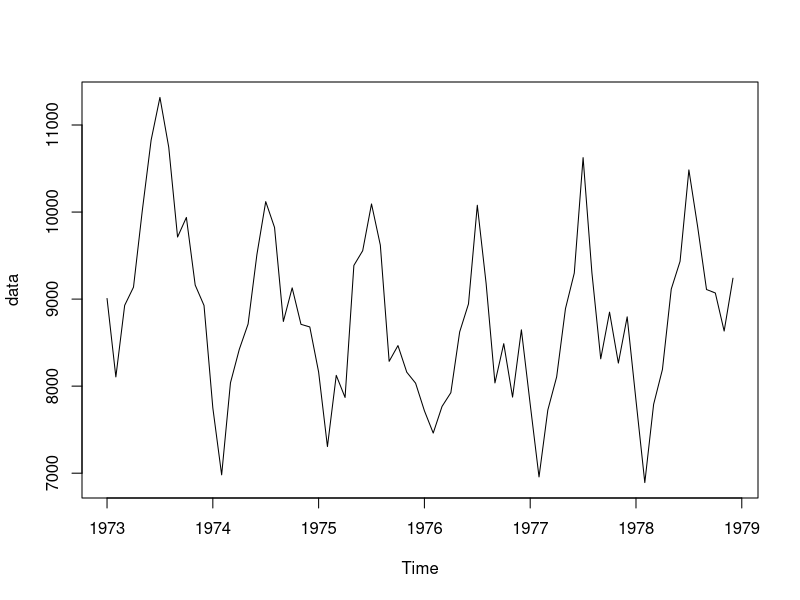
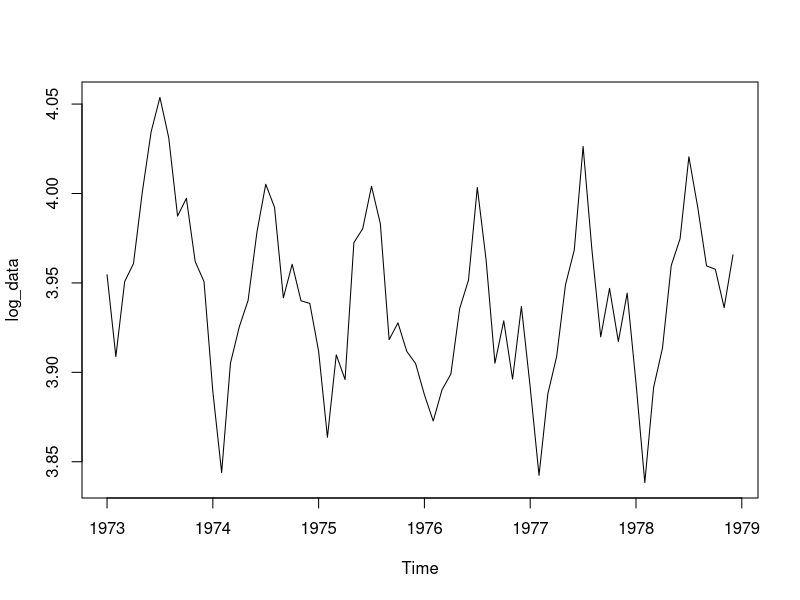
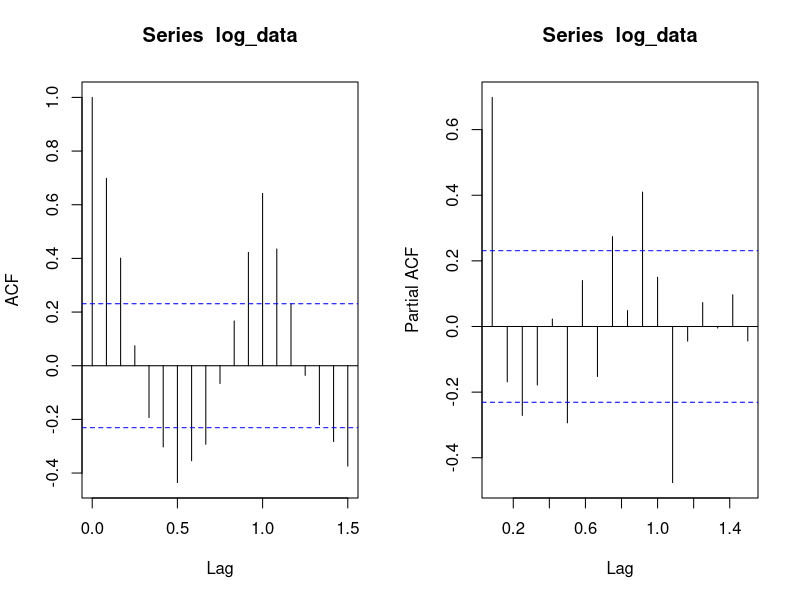
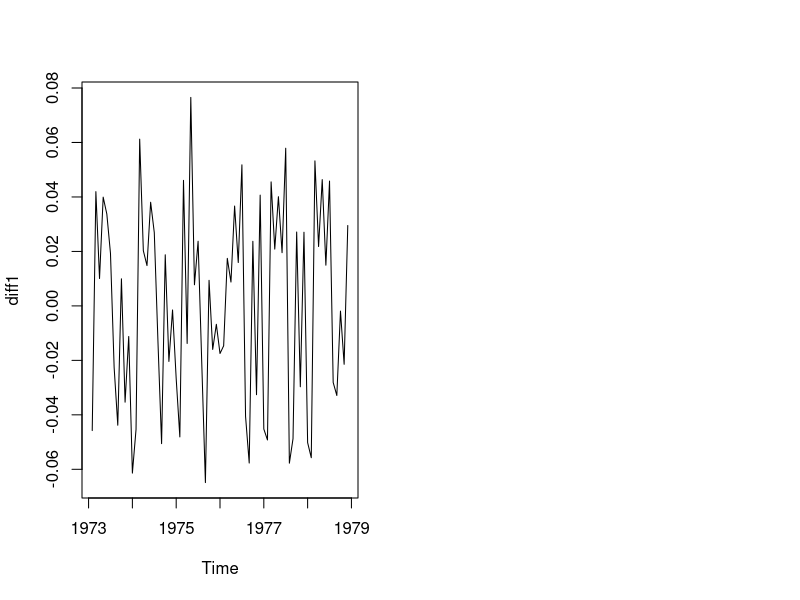
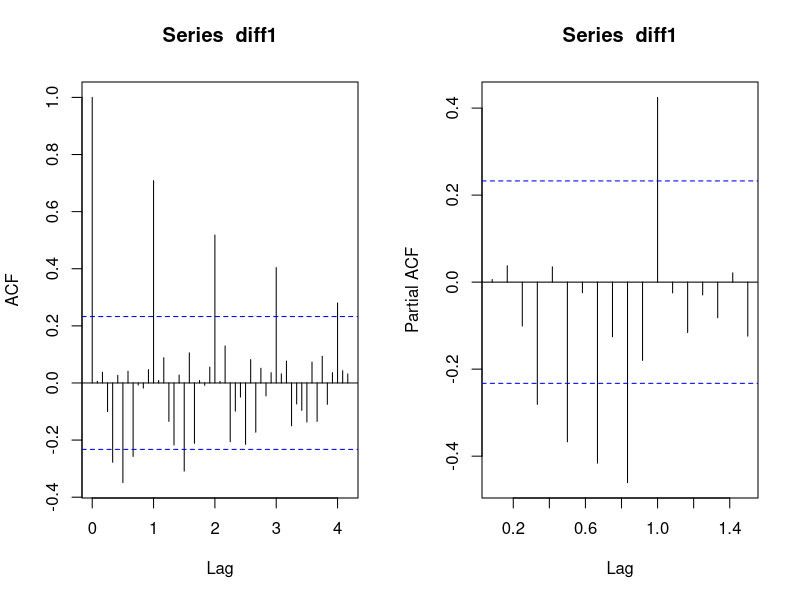
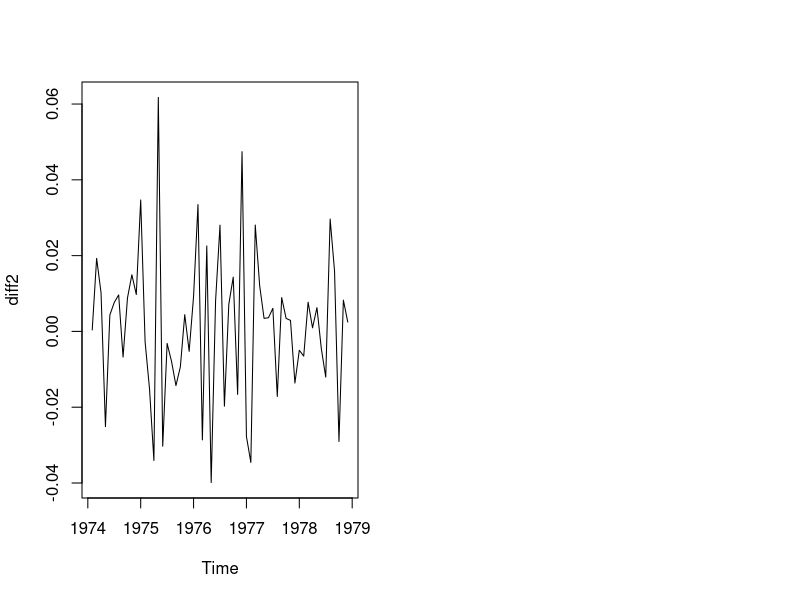
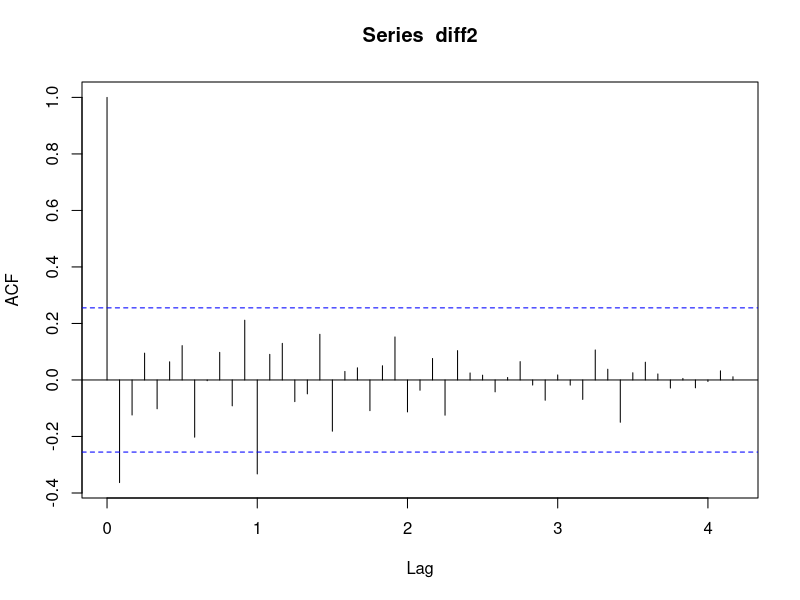
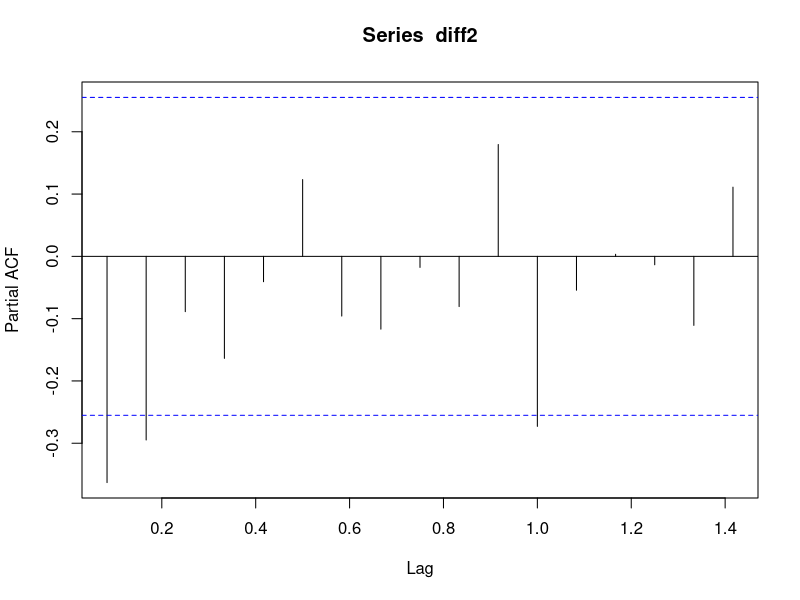

Source code (R) for these figures, in order:
# Load library for time series statistical testing
library(tseries)

# Load library for forecasting models and Auto ARIMA
library(forecast)

# Load built-in US accidental deaths dataset
data = USAccDeaths

# View dataset in tabular format
View(data)

# Plot original time series data to observe trend and seasonality
plot(data)

# Check dimensions / total observations of dataset
dim(data)   # dimension of the data

# Apply log10 transformation to stabilize variance
log_data = log10(data)   # Special type of scaling done

# Plot transformed data
plot(log_data)

# Set graph layout to display two plots side by side
par(mfrow = c(1,2))

# Plot Autocorrelation Function to inspect lag relationships
acf(log_data)

# Plot Partial Autocorrelation Function
pacf(log_data)

# Apply first differencing to remove trend
diff1 <- diff(log_data, differences = 1)

# Plot first differenced series
plot.ts(diff1)

# Set graph layout for two plots
par(mfrow = c(1,2))

# Plot ACF of first differenced data
acf(diff1, lag.max = 50)

# Plot PACF of first differenced data
pacf(diff1)

# Apply seasonal differencing with lag 12 (monthly seasonality)
diff2 <- diff(diff1, lag = 12)

# Plot seasonally differenced data
plot(diff2)

# Reset graph layout to single plot
par(mfrow = c(1,1))

# Plot ACF after seasonal differencing
acf(diff2, lag.max = 50)

# Plot PACF after seasonal differencing
pacf(diff2)

# Automatically fit best seasonal ARIMA model
# seasonal = TRUE enables seasonal model search
# stepwise = FALSE performs full model search
auto_model = auto.arima(log_data, seasonal = TRUE, stepwise = FALSE)

# Display detailed summary of selected ARIMA model
summary(auto_model)

# Show residual errors of fitted model
auto_model$residuals

# Forecast next 12 future periods
forecast_value = forecast(auto_model, h = 12)

# Print forecasted values
print(forecast_value)

# Extract non-seasonal MA coefficient (theta)
theta <- coef(auto_model)["ma1"]

# Extract seasonal MA coefficient (Theta)
Theta <- coef(auto_model)["sma1"]

# Print MA coefficient
cat("Non-seasonal MA (theta):", theta, "\n")

# Print seasonal MA coefficient
cat("Seasonal MA (Theta):", Theta, "\n")

# Convert forecast values back to original scale from log scale
original_forecast <- 10^(forecast_value$mean)

# Print actual forecasted deaths count
print(original_forecast)

# Display heading for accuracy metrics
cat("\n--- Corrected Accuracy (Original Scale) ---\n")

# Calculate model accuracy on original scale
accuracy(10^fitted(auto_model), data)
